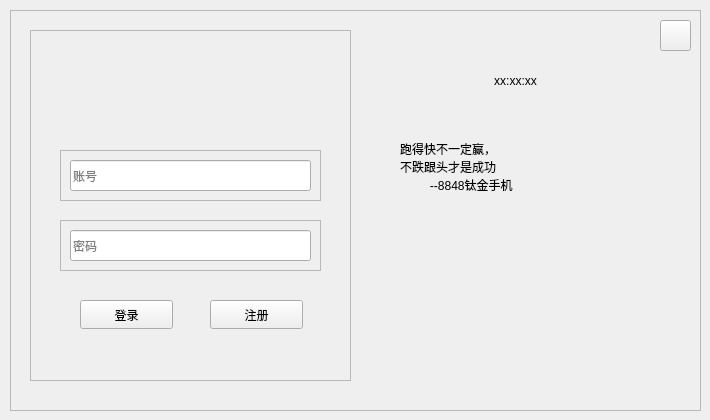
<?xml version="1.0" encoding="UTF-8"?>
<ui version="4.0">
 <class>login</class>
 <widget class="QWidget" name="login">
  <property name="geometry">
   <rect>
    <x>0</x>
    <y>0</y>
    <width>710</width>
    <height>420</height>
   </rect>
  </property>
  <property name="windowTitle">
   <string>Form</string>
  </property>
  <widget class="QFrame" name="login_frame">
   <property name="geometry">
    <rect>
     <x>10</x>
     <y>10</y>
     <width>691</width>
     <height>401</height>
    </rect>
   </property>
   <property name="frameShape">
    <enum>QFrame::StyledPanel</enum>
   </property>
   <property name="frameShadow">
    <enum>QFrame::Raised</enum>
   </property>
   <widget class="QFrame" name="edt_frame">
    <property name="geometry">
     <rect>
      <x>20</x>
      <y>20</y>
      <width>321</width>
      <height>351</height>
     </rect>
    </property>
    <property name="frameShape">
     <enum>QFrame::StyledPanel</enum>
    </property>
    <property name="frameShadow">
     <enum>QFrame::Raised</enum>
    </property>
    <widget class="QPushButton" name="pushButton">
     <property name="geometry">
      <rect>
       <x>50</x>
       <y>270</y>
       <width>93</width>
       <height>29</height>
      </rect>
     </property>
     <property name="text">
      <string>登录</string>
     </property>
    </widget>
    <widget class="QFrame" name="pwd_frame">
     <property name="geometry">
      <rect>
       <x>30</x>
       <y>190</y>
       <width>261</width>
       <height>51</height>
      </rect>
     </property>
     <property name="frameShape">
      <enum>QFrame::StyledPanel</enum>
     </property>
     <property name="frameShadow">
      <enum>QFrame::Raised</enum>
     </property>
     <widget class="QLineEdit" name="pwd_edit">
      <property name="geometry">
       <rect>
        <x>10</x>
        <y>10</y>
        <width>241</width>
        <height>31</height>
       </rect>
      </property>
      <property name="inputMask">
       <string/>
      </property>
      <property name="echoMode">
       <enum>QLineEdit::Password</enum>
      </property>
      <property name="placeholderText">
       <string>密码</string>
      </property>
     </widget>
    </widget>
    <widget class="QFrame" name="acc_frame">
     <property name="geometry">
      <rect>
       <x>30</x>
       <y>120</y>
       <width>261</width>
       <height>51</height>
      </rect>
     </property>
     <property name="frameShape">
      <enum>QFrame::StyledPanel</enum>
     </property>
     <property name="frameShadow">
      <enum>QFrame::Raised</enum>
     </property>
     <widget class="QLineEdit" name="acc_edit">
      <property name="geometry">
       <rect>
        <x>10</x>
        <y>10</y>
        <width>241</width>
        <height>31</height>
       </rect>
      </property>
      <property name="text">
       <string/>
      </property>
      <property name="placeholderText">
       <string>账号</string>
      </property>
     </widget>
    </widget>
    <widget class="QLabel" name="login_label">
     <property name="geometry">
      <rect>
       <x>120</x>
       <y>20</y>
       <width>71</width>
       <height>71</height>
      </rect>
     </property>
     <property name="text">
      <string/>
     </property>
     <property name="alignment">
      <set>Qt::AlignCenter</set>
     </property>
    </widget>
    <widget class="QPushButton" name="pushButton_2">
     <property name="geometry">
      <rect>
       <x>180</x>
       <y>270</y>
       <width>93</width>
       <height>29</height>
      </rect>
     </property>
     <property name="text">
      <string>注册</string>
     </property>
    </widget>
   </widget>
   <widget class="QPushButton" name="close_button">
    <property name="geometry">
     <rect>
      <x>650</x>
      <y>10</y>
      <width>31</width>
      <height>31</height>
     </rect>
    </property>
    <property name="text">
     <string/>
    </property>
   </widget>
   <widget class="QLabel" name="time_label">
    <property name="geometry">
     <rect>
      <x>420</x>
      <y>50</y>
      <width>171</width>
      <height>41</height>
     </rect>
    </property>
    <property name="text">
     <string>xx:xx:xx</string>
    </property>
    <property name="alignment">
     <set>Qt::AlignCenter</set>
    </property>
   </widget>
   <widget class="QLabel" name="deco_label">
    <property name="geometry">
     <rect>
      <x>390</x>
      <y>130</y>
      <width>271</width>
      <height>201</height>
     </rect>
    </property>
    <property name="text">
     <string>跑得快不一定赢，
不跌跟头才是成功 
         --8848钛金手机</string>
    </property>
    <property name="alignment">
     <set>Qt::AlignLeading|Qt::AlignLeft|Qt::AlignTop</set>
    </property>
   </widget>
  </widget>
 </widget>
 <resources/>
 <connections/>
</ui>
